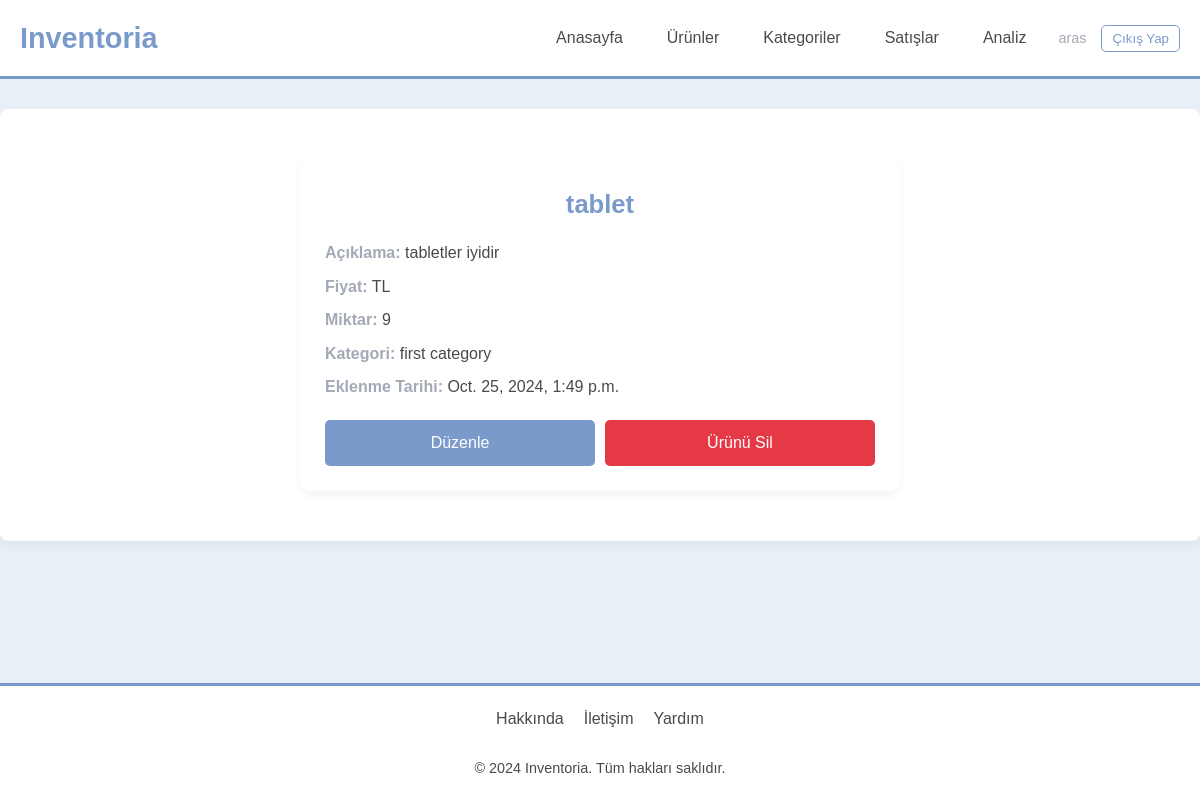
The app's page /product/detail/5/ (signed in), older data.
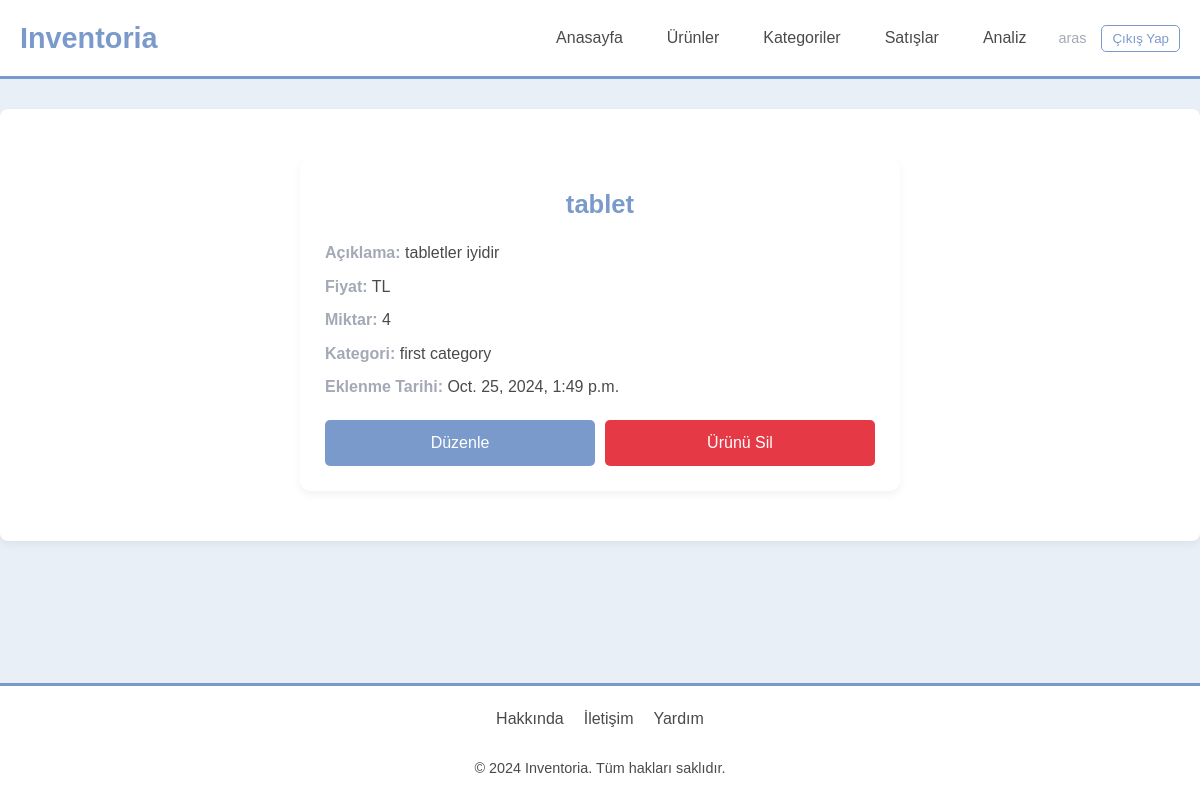
The same page, newer data.
### inventory/models.py (models this page shows, shortened)
class Product(models.Model):
    owner = models.ForeignKey(
        User,
        on_delete=models.CASCADE,
        help_text="Product owner."
    )
    name = models.CharField(
        max_length=100,
        help_text="Product name."
    )
    description = models.TextField(
        help_text="Detailed product description."
    )
    cost_price = models.DecimalField(
        max_digits=10,
        decimal_places=2,
        help_text="Product cost price."
    )
    sale_price = models.DecimalField(
        max_digits=10,
        decimal_places=2,
        help_text="Product sale price."
    )
    quantity = models.PositiveIntegerField(
        default=0,
        help_text="Quantity available in stock."
    )
    category = models.ForeignKey(
        Category,
        on_delete=models.CASCADE,
        help_text="Product category."
    )
    is_active = models.BooleanField(
        default=True
    )
    created_at = models.DateTimeField(
        auto_now_add=True,
        help_text="Creation timestamp."
    )
    updated_at = models.DateTimeField(
        auto_now=True,
        help_text="Last update timestamp."
    )
    deleted_at = models.DateTimeField(
        null=True,
        blank=True,
        help_text="Timestamp when the product was deleted, if applicable."
    )

### category/models.py (models this page shows)
class Category(models.Model):
    name = models.CharField(max_length=100)
    description = models.TextField(blank=True, null=True)
    def __str__(self):
        return self.name

### inventory/views.py (the view)
# urls.py: path('product/detail/<int:id>/', views.view_product, name='view_product'),
@login_required
def view_product(request, id):
    product = Product.objects.get(id=id)
    return render(request, 'view_product.html', {'product': product})

### inventory/templates/view_product.html (shortened to what this page needs)
{% extends 'base.html' %}
{% load static %}
{% block custom_css %}
<link rel="stylesheet" href="{% static 'css/inventory/product_detail.css' %}">
{% endblock custom_css %}
{% block content %}
<div class="product-details">
    <h3>{{ product.name }}</h3>
    <p><strong>Açıklama:</strong> {{ product.description }}</p>
    <p><strong>Fiyat:</strong> {{ product.price }} TL</p>
    <p><strong>Miktar:</strong> {{ product.quantity }}</p>
    <p><strong>Kategori:</strong> {{ product.category }}</p>
    <p><strong>Eklenme Tarihi:</strong> {{ product.created_at }}</p>
    <div class="button-group">
        <a href="{% url 'inventory:edit_product' product.id %}" class="btn btn-warning">Düzenle</a>
        <form method="post" action="{% url 'inventory:delete_product' product.id %}" class="product-view">
            <button type="submit" class="btn btn-danger">Ürünü Sil</button>
        </form>
    </div>
</div>
{% endblock %}

Row changes from the older to the newer data that the page shows:
changed Product "tablet": quantity "9" → "4"
